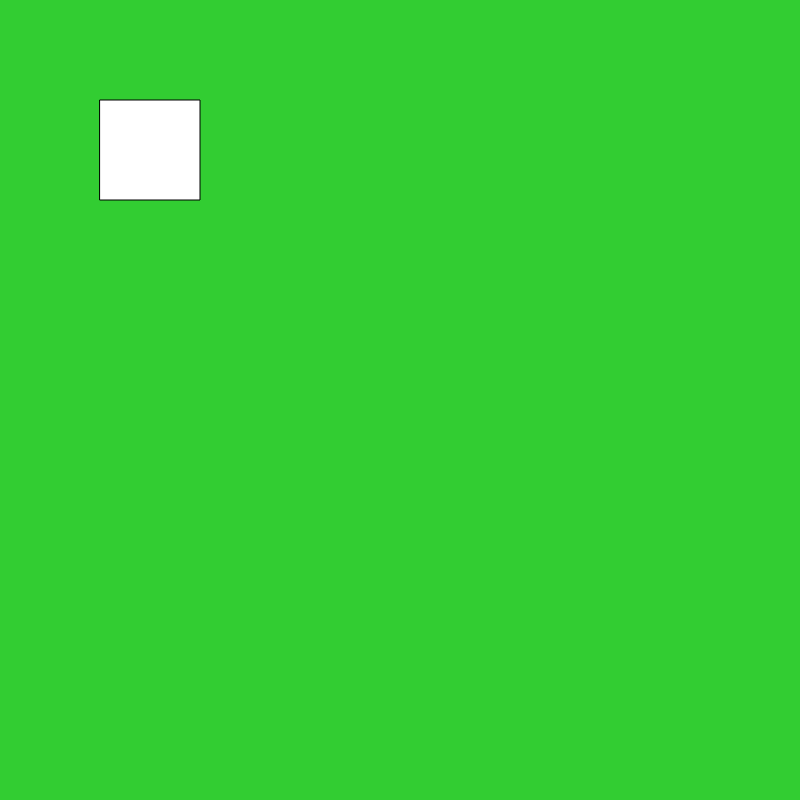
Frame 1 (no input)
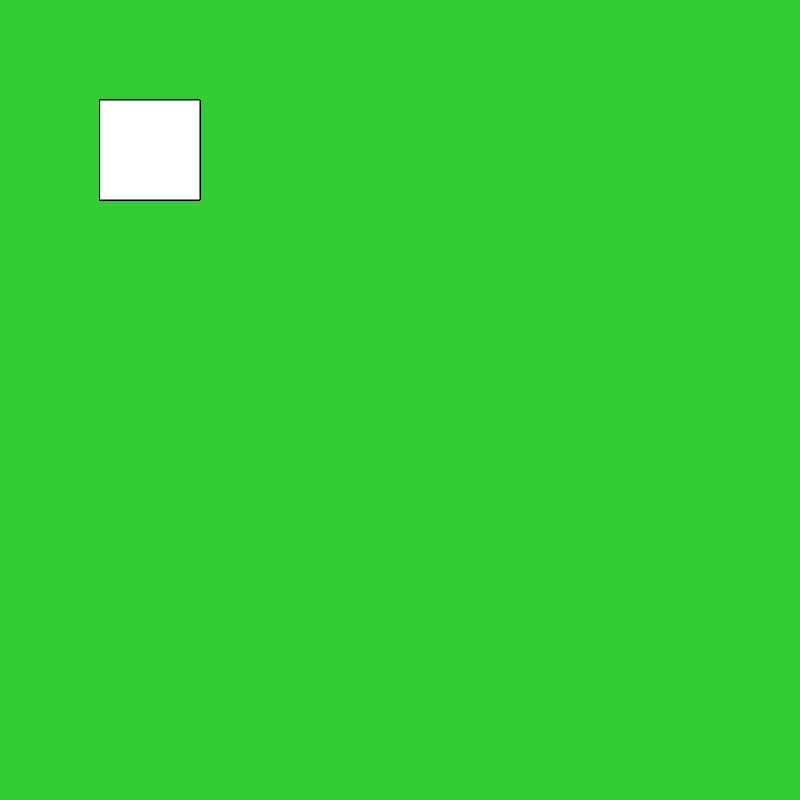
Frame 60 (no input)
Frame 120 (the mouse pressed at the canvas centre since frame 60): identical to frame 60, image omitted

The p5.js sketch that drew these frames (run headless with seeded random() and noise() and a simulated clock; from frame 60 on, the mouse is pressed at the canvas centre):

// p5.js sketch
// ── sketch.js
function setup() {
  // put setup code here
  createCanvas(800, 800) ;
  background('limegreen')
}

function draw() {
  // put drawing code here
  rect(100, 100, 100, 100);
}

function mouseReleased(){
  if  ((mouseX > 100) && (mouseX < 200) && (mouseY > 100) && (mouseY < 200)) {
  background(random(256), random(256), random(256)) ;
}

}
